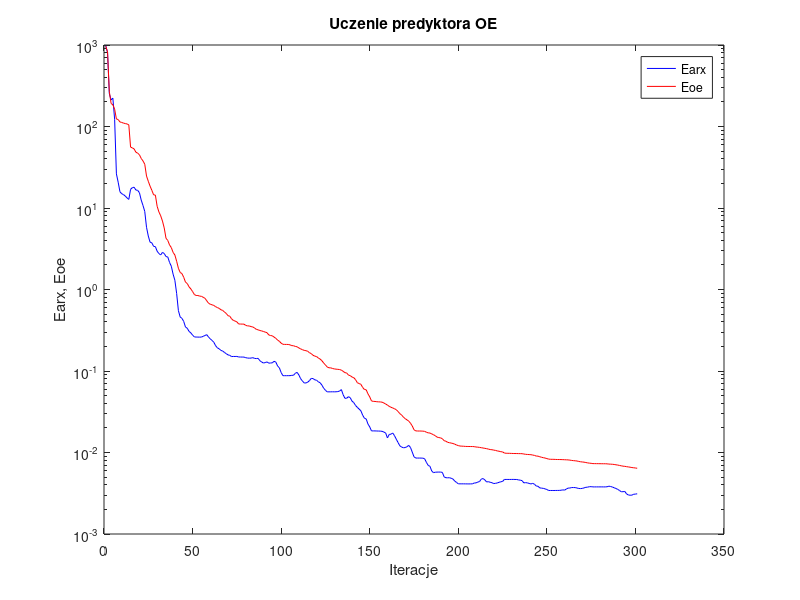
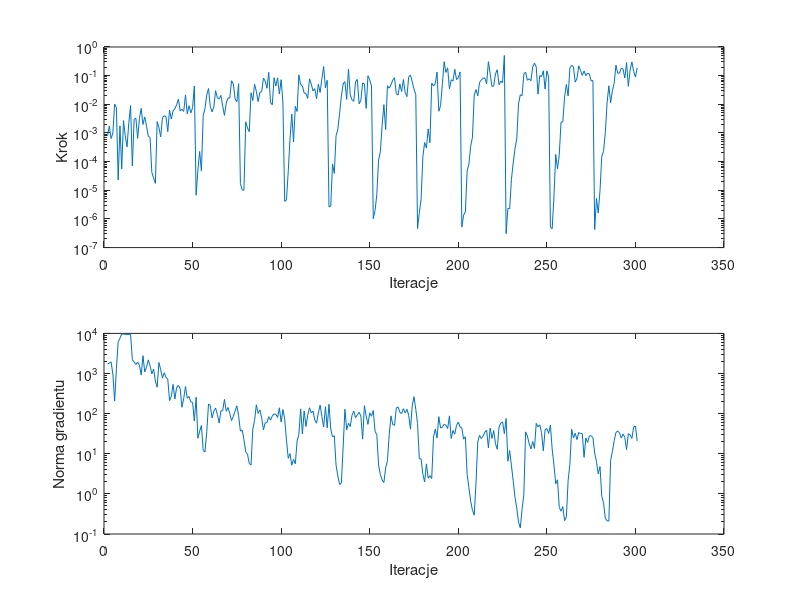

These charts were generated, in order, by the following MATLAB code:
%uczenie predyktora oe
clear all;
n=0; farx(n+1)=9.760310e+002; foe(n+1)=9.668239e+002; wspucz(n+1)=0.000000e+000; ng(n+1)=0.000000e+000;
%odnowa zmiennej metryki
n=1; farx(n+1)=8.085927e+002; foe(n+1)=8.209241e+002; krok(n+1)=7.854263e-004; ng(n+1)=1.719302e+003;
n=2; farx(n+1)=2.528416e+002; foe(n+1)=2.682626e+002; krok(n+1)=1.736904e-003; ng(n+1)=1.833051e+003;
n=3; farx(n+1)=2.123271e+002; foe(n+1)=1.919407e+002; krok(n+1)=6.399708e-004; ng(n+1)=1.948105e+003;
n=4; farx(n+1)=2.225781e+002; foe(n+1)=1.844770e+002; krok(n+1)=9.915259e-004; ng(n+1)=9.700449e+002;
n=5; farx(n+1)=1.225587e+002; foe(n+1)=1.632421e+002; krok(n+1)=1.019133e-002; ng(n+1)=2.064490e+002;
n=6; farx(n+1)=2.623252e+001; foe(n+1)=1.236531e+002; krok(n+1)=7.671715e-003; ng(n+1)=1.308658e+003;
n=7; farx(n+1)=2.072217e+001; foe(n+1)=1.216128e+002; krok(n+1)=2.301584e-005; ng(n+1)=6.187633e+003;
n=8; farx(n+1)=1.582336e+001; foe(n+1)=1.137571e+002; krok(n+1)=1.772228e-003; ng(n+1)=7.559093e+003;
n=9; farx(n+1)=1.496552e+001; foe(n+1)=1.121245e+002; krok(n+1)=5.560902e-005; ng(n+1)=9.674131e+003;
n=10; farx(n+1)=1.460697e+001; foe(n+1)=1.100696e+002; krok(n+1)=2.684169e-003; ng(n+1)=9.614154e+003;
n=11; farx(n+1)=1.402291e+001; foe(n+1)=1.086239e+002; krok(n+1)=7.899388e-004; ng(n+1)=9.442140e+003;
n=12; farx(n+1)=1.331523e+001; foe(n+1)=1.074643e+002; krok(n+1)=3.276764e-004; ng(n+1)=9.466443e+003;
n=13; farx(n+1)=1.274200e+001; foe(n+1)=1.049508e+002; krok(n+1)=2.286608e-003; ng(n+1)=9.397729e+003;
n=14; farx(n+1)=1.695656e+001; foe(n+1)=5.588285e+001; krok(n+1)=9.019129e-003; ng(n+1)=9.551924e+003;
n=15; farx(n+1)=1.776423e+001; foe(n+1)=5.466645e+001; krok(n+1)=7.043991e-005; ng(n+1)=2.200841e+003;
n=16; farx(n+1)=1.798734e+001; foe(n+1)=5.306045e+001; krok(n+1)=2.998733e-003; ng(n+1)=1.954536e+003;
n=17; farx(n+1)=1.662048e+001; foe(n+1)=4.836617e+001; krok(n+1)=3.253129e-003; ng(n+1)=1.671045e+003;
n=18; farx(n+1)=1.647429e+001; foe(n+1)=4.711983e+001; krok(n+1)=6.497382e-004; ng(n+1)=1.921764e+003;
n=19; farx(n+1)=1.541550e+001; foe(n+1)=4.498224e+001; krok(n+1)=3.242576e-003; ng(n+1)=1.611412e+003;
n=20; farx(n+1)=1.252488e+001; foe(n+1)=4.055848e+001; krok(n+1)=7.242402e-003; ng(n+1)=9.218876e+002;
n=21; farx(n+1)=1.075802e+001; foe(n+1)=3.784833e+001; krok(n+1)=1.983052e-003; ng(n+1)=2.786594e+003;
n=22; farx(n+1)=9.089723e+000; foe(n+1)=3.449194e+001; krok(n+1)=3.625910e-003; ng(n+1)=1.094719e+003;
n=23; farx(n+1)=5.801961e+000; foe(n+1)=2.467176e+001; krok(n+1)=1.742611e-003; ng(n+1)=1.436934e+003;
n=24; farx(n+1)=4.531193e+000; foe(n+1)=2.129112e+001; krok(n+1)=7.740461e-004; ng(n+1)=2.181206e+003;
n=25; farx(n+1)=3.810140e+000; foe(n+1)=1.854868e+001; krok(n+1)=6.946998e-004; ng(n+1)=1.559407e+003;
%odnowa zmiennej metryki
n=26; farx(n+1)=3.741052e+000; foe(n+1)=1.649196e+001; krok(n+1)=4.185317e-005; ng(n+1)=9.831041e+002;
n=27; farx(n+1)=3.382205e+000; foe(n+1)=1.451714e+001; krok(n+1)=2.668806e-005; ng(n+1)=1.289160e+003;
n=28; farx(n+1)=3.356144e+000; foe(n+1)=1.439858e+001; krok(n+1)=1.736589e-005; ng(n+1)=6.529217e+002;
n=29; farx(n+1)=2.950319e+000; foe(n+1)=1.049246e+001; krok(n+1)=2.476767e-003; ng(n+1)=4.554140e+002;
n=30; farx(n+1)=2.759671e+000; foe(n+1)=8.946654e+000; krok(n+1)=1.564230e-003; ng(n+1)=1.883192e+003;
n=31; farx(n+1)=2.654426e+000; foe(n+1)=8.022602e+000; krok(n+1)=7.323184e-004; ng(n+1)=1.241534e+003;
n=32; farx(n+1)=2.853205e+000; foe(n+1)=6.918908e+000; krok(n+1)=3.382411e-003; ng(n+1)=7.684439e+002;
n=33; farx(n+1)=2.767577e+000; foe(n+1)=5.686953e+000; krok(n+1)=3.990004e-003; ng(n+1)=1.044157e+003;
n=34; farx(n+1)=2.535383e+000; foe(n+1)=4.251635e+000; krok(n+1)=3.698907e-003; ng(n+1)=8.032363e+002;
n=35; farx(n+1)=2.507631e+000; foe(n+1)=3.999140e+000; krok(n+1)=1.106947e-003; ng(n+1)=7.214594e+002;
n=36; farx(n+1)=2.147601e+000; foe(n+1)=3.522004e+000; krok(n+1)=6.274942e-003; ng(n+1)=2.110199e+002;
n=37; farx(n+1)=1.930997e+000; foe(n+1)=3.268468e+000; krok(n+1)=3.065383e-003; ng(n+1)=2.709351e+002;
n=38; farx(n+1)=1.542895e+000; foe(n+1)=2.853445e+000; krok(n+1)=5.946996e-003; ng(n+1)=5.336626e+002;
n=39; farx(n+1)=1.299868e+000; foe(n+1)=2.650911e+000; krok(n+1)=7.007869e-003; ng(n+1)=2.314306e+002;
n=40; farx(n+1)=8.956688e-001; foe(n+1)=2.223501e+000; krok(n+1)=9.576149e-003; ng(n+1)=4.506829e+002;
n=41; farx(n+1)=5.498932e-001; foe(n+1)=1.820717e+000; krok(n+1)=1.525498e-002; ng(n+1)=5.067126e+002;
n=42; farx(n+1)=4.599156e-001; foe(n+1)=1.618276e+000; krok(n+1)=5.906887e-003; ng(n+1)=4.184804e+002;
n=43; farx(n+1)=4.425504e-001; foe(n+1)=1.567415e+000; krok(n+1)=6.686718e-003; ng(n+1)=1.438605e+002;
n=44; farx(n+1)=4.055560e-001; foe(n+1)=1.411780e+000; krok(n+1)=5.655154e-003; ng(n+1)=2.398294e+002;
n=45; farx(n+1)=3.461196e-001; foe(n+1)=1.230473e+000; krok(n+1)=2.128042e-002; ng(n+1)=4.748428e+002;
n=46; farx(n+1)=3.348194e-001; foe(n+1)=1.183971e+000; krok(n+1)=4.653602e-003; ng(n+1)=2.412133e+002;
n=47; farx(n+1)=3.063600e-001; foe(n+1)=1.078961e+000; krok(n+1)=8.928204e-003; ng(n+1)=2.684575e+002;
n=48; farx(n+1)=2.936670e-001; foe(n+1)=1.016999e+000; krok(n+1)=5.003630e-003; ng(n+1)=1.950123e+002;
n=49; farx(n+1)=2.757413e-001; foe(n+1)=9.440220e-001; krok(n+1)=7.585473e-003; ng(n+1)=1.919060e+002;
n=50; farx(n+1)=2.621249e-001; foe(n+1)=8.686507e-001; krok(n+1)=4.356626e-002; ng(n+1)=6.579977e+001;
%odnowa zmiennej metryki
n=51; farx(n+1)=2.609191e-001; foe(n+1)=8.449880e-001; krok(n+1)=6.750279e-006; ng(n+1)=2.560058e+002;
n=52; farx(n+1)=2.607047e-001; foe(n+1)=8.439577e-001; krok(n+1)=4.999290e-005; ng(n+1)=2.436874e+001;
n=53; farx(n+1)=2.603230e-001; foe(n+1)=8.299183e-001; krok(n+1)=2.266194e-004; ng(n+1)=3.669606e+001;
n=54; farx(n+1)=2.609841e-001; foe(n+1)=8.246806e-001; krok(n+1)=4.673205e-005; ng(n+1)=5.044095e+001;
n=55; farx(n+1)=2.663365e-001; foe(n+1)=8.023481e-001; krok(n+1)=4.064431e-003; ng(n+1)=1.205321e+001;
n=56; farx(n+1)=2.727966e-001; foe(n+1)=7.797378e-001; krok(n+1)=7.105102e-003; ng(n+1)=1.117555e+001;
n=57; farx(n+1)=2.791986e-001; foe(n+1)=7.277530e-001; krok(n+1)=2.118799e-002; ng(n+1)=3.517881e+001;
n=58; farx(n+1)=2.609916e-001; foe(n+1)=6.788555e-001; krok(n+1)=3.542231e-002; ng(n+1)=1.740404e+002;
n=59; farx(n+1)=2.477279e-001; foe(n+1)=6.592630e-001; krok(n+1)=8.252113e-003; ng(n+1)=1.597102e+002;
n=60; farx(n+1)=2.372524e-001; foe(n+1)=6.493930e-001; krok(n+1)=5.433546e-003; ng(n+1)=7.867153e+001;
n=61; farx(n+1)=2.250750e-001; foe(n+1)=6.368552e-001; krok(n+1)=8.076021e-003; ng(n+1)=1.156220e+002;
n=62; farx(n+1)=2.044509e-001; foe(n+1)=6.156938e-001; krok(n+1)=2.991958e-002; ng(n+1)=1.381566e+002;
n=63; farx(n+1)=1.925198e-001; foe(n+1)=6.007020e-001; krok(n+1)=1.694236e-002; ng(n+1)=9.479996e+001;
n=64; farx(n+1)=1.871206e-001; foe(n+1)=5.867008e-001; krok(n+1)=1.559274e-002; ng(n+1)=5.879381e+001;
n=65; farx(n+1)=1.789332e-001; foe(n+1)=5.644994e-001; krok(n+1)=2.038266e-002; ng(n+1)=1.174617e+002;
n=66; farx(n+1)=1.757412e-001; foe(n+1)=5.534359e-001; krok(n+1)=8.692572e-003; ng(n+1)=1.181066e+002;
n=67; farx(n+1)=1.689431e-001; foe(n+1)=5.294638e-001; krok(n+1)=4.096666e-003; ng(n+1)=2.273179e+002;
n=68; farx(n+1)=1.631523e-001; foe(n+1)=5.088567e-001; krok(n+1)=1.111520e-002; ng(n+1)=1.145971e+002;
n=69; farx(n+1)=1.576764e-001; foe(n+1)=4.772028e-001; krok(n+1)=1.675011e-002; ng(n+1)=1.425355e+002;
n=70; farx(n+1)=1.556139e-001; foe(n+1)=4.703530e-001; krok(n+1)=1.640492e-002; ng(n+1)=1.016075e+002;
n=71; farx(n+1)=1.503078e-001; foe(n+1)=4.370583e-001; krok(n+1)=6.640781e-002; ng(n+1)=6.722370e+001;
n=72; farx(n+1)=1.509185e-001; foe(n+1)=4.177661e-001; krok(n+1)=5.184392e-002; ng(n+1)=8.585391e+001;
n=73; farx(n+1)=1.507415e-001; foe(n+1)=4.100956e-001; krok(n+1)=1.538463e-002; ng(n+1)=1.161564e+002;
n=74; farx(n+1)=1.510528e-001; foe(n+1)=4.007080e-001; krok(n+1)=1.226153e-002; ng(n+1)=1.565834e+002;
n=75; farx(n+1)=1.486371e-001; foe(n+1)=3.778750e-001; krok(n+1)=5.244574e-002; ng(n+1)=8.785134e+001;
%odnowa zmiennej metryki
n=76; farx(n+1)=1.484674e-001; foe(n+1)=3.768897e-001; krok(n+1)=1.707914e-005; ng(n+1)=3.665318e+001;
n=77; farx(n+1)=1.482773e-001; foe(n+1)=3.762205e-001; krok(n+1)=1.023989e-005; ng(n+1)=3.900700e+001;
n=78; farx(n+1)=1.482357e-001; foe(n+1)=3.760361e-001; krok(n+1)=9.999543e-006; ng(n+1)=2.262424e+001;
n=79; farx(n+1)=1.457865e-001; foe(n+1)=3.629898e-001; krok(n+1)=2.456077e-003; ng(n+1)=1.111700e+001;
n=80; farx(n+1)=1.441739e-001; foe(n+1)=3.577087e-001; krok(n+1)=1.486486e-003; ng(n+1)=9.757054e+000;
n=81; farx(n+1)=1.437743e-001; foe(n+1)=3.569826e-001; krok(n+1)=1.111417e-003; ng(n+1)=5.739434e+000;
n=82; farx(n+1)=1.439401e-001; foe(n+1)=3.508479e-001; krok(n+1)=2.539936e-002; ng(n+1)=5.257262e+000;
n=83; farx(n+1)=1.458769e-001; foe(n+1)=3.469710e-001; krok(n+1)=1.352965e-002; ng(n+1)=4.134781e+001;
n=84; farx(n+1)=1.426833e-001; foe(n+1)=3.369747e-001; krok(n+1)=5.004260e-002; ng(n+1)=6.767699e+001;
n=85; farx(n+1)=1.421137e-001; foe(n+1)=3.241955e-001; krok(n+1)=2.835564e-002; ng(n+1)=1.666957e+002;
n=86; farx(n+1)=1.429602e-001; foe(n+1)=3.201182e-001; krok(n+1)=1.238474e-002; ng(n+1)=1.010301e+002;
n=87; farx(n+1)=1.337253e-001; foe(n+1)=3.138661e-001; krok(n+1)=2.617870e-002; ng(n+1)=1.239790e+002;
n=88; farx(n+1)=1.289253e-001; foe(n+1)=3.103339e-001; krok(n+1)=2.762153e-002; ng(n+1)=7.886770e+001;
n=89; farx(n+1)=1.253305e-001; foe(n+1)=3.053965e-001; krok(n+1)=8.222485e-002; ng(n+1)=3.939324e+001;
n=90; farx(n+1)=1.268335e-001; foe(n+1)=3.001258e-001; krok(n+1)=6.504518e-002; ng(n+1)=5.875280e+001;
n=91; farx(n+1)=1.293386e-001; foe(n+1)=2.955423e-001; krok(n+1)=3.631321e-002; ng(n+1)=5.996752e+001;
n=92; farx(n+1)=1.248069e-001; foe(n+1)=2.772017e-001; krok(n+1)=1.304848e-001; ng(n+1)=8.383374e+001;
n=93; farx(n+1)=1.254437e-001; foe(n+1)=2.724215e-001; krok(n+1)=1.153579e-002; ng(n+1)=6.892629e+001;
n=94; farx(n+1)=1.259489e-001; foe(n+1)=2.704040e-001; krok(n+1)=9.661282e-003; ng(n+1)=8.743693e+001;
n=95; farx(n+1)=1.315717e-001; foe(n+1)=2.608571e-001; krok(n+1)=8.452076e-002; ng(n+1)=9.788382e+001;
n=96; farx(n+1)=1.284988e-001; foe(n+1)=2.514759e-001; krok(n+1)=4.331299e-002; ng(n+1)=9.738245e+001;
n=97; farx(n+1)=1.153002e-001; foe(n+1)=2.394163e-001; krok(n+1)=8.386628e-002; ng(n+1)=8.036271e+001;
n=98; farx(n+1)=1.092752e-001; foe(n+1)=2.315127e-001; krok(n+1)=2.272397e-002; ng(n+1)=1.398302e+002;
n=99; farx(n+1)=9.576253e-002; foe(n+1)=2.196109e-001; krok(n+1)=7.236188e-002; ng(n+1)=6.155790e+001;
n=100; farx(n+1)=8.762449e-002; foe(n+1)=2.126822e-001; krok(n+1)=1.131031e-002; ng(n+1)=1.265374e+002;
%odnowa zmiennej metryki
n=101; farx(n+1)=8.761625e-002; foe(n+1)=2.119911e-001; krok(n+1)=4.122508e-006; ng(n+1)=7.268373e+001;
n=102; farx(n+1)=8.761003e-002; foe(n+1)=2.118985e-001; krok(n+1)=4.675854e-006; ng(n+1)=2.216934e+001;
n=103; farx(n+1)=8.767035e-002; foe(n+1)=2.116714e-001; krok(n+1)=4.418089e-005; ng(n+1)=7.703039e+000;
n=104; farx(n+1)=8.768297e-002; foe(n+1)=2.094161e-001; krok(n+1)=6.180774e-004; ng(n+1)=1.007092e+001;
n=105; farx(n+1)=8.843298e-002; foe(n+1)=2.049023e-001; krok(n+1)=4.578975e-003; ng(n+1)=5.201201e+000;
n=106; farx(n+1)=8.873853e-002; foe(n+1)=2.042345e-001; krok(n+1)=4.875677e-004; ng(n+1)=7.230755e+000;
n=107; farx(n+1)=9.368171e-002; foe(n+1)=2.001424e-001; krok(n+1)=8.473306e-003; ng(n+1)=5.614186e+000;
n=108; farx(n+1)=9.620496e-002; foe(n+1)=1.982654e-001; krok(n+1)=5.608324e-003; ng(n+1)=2.069792e+001;
n=109; farx(n+1)=8.944947e-002; foe(n+1)=1.918565e-001; krok(n+1)=1.067078e-001; ng(n+1)=3.044906e+001;
n=110; farx(n+1)=8.050595e-002; foe(n+1)=1.866839e-001; krok(n+1)=4.857442e-002; ng(n+1)=1.313162e+002;
n=111; farx(n+1)=7.551140e-002; foe(n+1)=1.828614e-001; krok(n+1)=4.331299e-002; ng(n+1)=3.132106e+001;
n=112; farx(n+1)=7.137182e-002; foe(n+1)=1.791437e-001; krok(n+1)=2.476948e-002; ng(n+1)=1.167725e+002;
n=113; farx(n+1)=7.129948e-002; foe(n+1)=1.775804e-001; krok(n+1)=2.378798e-002; ng(n+1)=4.770872e+001;
n=114; farx(n+1)=7.292393e-002; foe(n+1)=1.745322e-001; krok(n+1)=1.605804e-002; ng(n+1)=9.139094e+001;
n=115; farx(n+1)=7.632467e-002; foe(n+1)=1.675592e-001; krok(n+1)=7.765706e-002; ng(n+1)=1.403028e+002;
n=116; farx(n+1)=8.111068e-002; foe(n+1)=1.634127e-001; krok(n+1)=5.082412e-002; ng(n+1)=1.052316e+002;
n=117; farx(n+1)=8.076085e-002; foe(n+1)=1.559079e-001; krok(n+1)=2.925850e-002; ng(n+1)=1.150888e+002;
n=118; farx(n+1)=7.792361e-002; foe(n+1)=1.521686e-001; krok(n+1)=3.522595e-002; ng(n+1)=6.851673e+001;
n=119; farx(n+1)=7.699693e-002; foe(n+1)=1.504671e-001; krok(n+1)=1.561853e-002; ng(n+1)=5.785363e+001;
n=120; farx(n+1)=7.368714e-002; foe(n+1)=1.442927e-001; krok(n+1)=5.005537e-002; ng(n+1)=1.042385e+002;
n=121; farx(n+1)=7.175350e-002; foe(n+1)=1.400982e-001; krok(n+1)=2.598758e-002; ng(n+1)=1.626889e+002;
n=122; farx(n+1)=6.713892e-002; foe(n+1)=1.337648e-001; krok(n+1)=7.919636e-002; ng(n+1)=8.474397e+001;
n=123; farx(n+1)=6.155510e-002; foe(n+1)=1.253200e-001; krok(n+1)=2.073757e-001; ng(n+1)=4.659711e+001;
n=124; farx(n+1)=5.803071e-002; foe(n+1)=1.187040e-001; krok(n+1)=3.747106e-002; ng(n+1)=1.484674e+002;
n=125; farx(n+1)=5.547954e-002; foe(n+1)=1.120869e-001; krok(n+1)=6.900644e-002; ng(n+1)=4.423022e+001;
%odnowa zmiennej metryki
n=126; farx(n+1)=5.551988e-002; foe(n+1)=1.095059e-001; krok(n+1)=2.655409e-006; ng(n+1)=1.711901e+002;
n=127; farx(n+1)=5.552420e-002; foe(n+1)=1.093447e-001; krok(n+1)=2.775761e-006; ng(n+1)=4.157759e+001;
n=128; farx(n+1)=5.561491e-002; foe(n+1)=1.073255e-001; krok(n+1)=8.312662e-005; ng(n+1)=2.638783e+001;
n=129; farx(n+1)=5.553271e-002; foe(n+1)=1.061316e-001; krok(n+1)=3.888906e-005; ng(n+1)=2.816163e+001;
n=130; farx(n+1)=5.560981e-002; foe(n+1)=1.053542e-001; krok(n+1)=7.989279e-004; ng(n+1)=5.194179e+000;
n=131; farx(n+1)=5.589484e-002; foe(n+1)=1.047950e-001; krok(n+1)=1.353531e-003; ng(n+1)=2.786440e+000;
n=132; farx(n+1)=5.677255e-002; foe(n+1)=1.042469e-001; krok(n+1)=4.862884e-003; ng(n+1)=1.713787e+000;
n=133; farx(n+1)=5.911473e-002; foe(n+1)=1.024070e-001; krok(n+1)=1.935565e-002; ng(n+1)=1.870310e+000;
n=134; farx(n+1)=5.119085e-002; foe(n+1)=9.914873e-002; krok(n+1)=5.121364e-002; ng(n+1)=1.460642e+001;
n=135; farx(n+1)=4.623174e-002; foe(n+1)=9.540951e-002; krok(n+1)=6.209076e-002; ng(n+1)=1.286237e+002;
n=136; farx(n+1)=4.635861e-002; foe(n+1)=9.462549e-002; krok(n+1)=1.479856e-002; ng(n+1)=3.966498e+001;
n=137; farx(n+1)=4.841652e-002; foe(n+1)=8.897653e-002; krok(n+1)=1.694433e-001; ng(n+1)=5.779392e+001;
n=138; farx(n+1)=4.701816e-002; foe(n+1)=8.774758e-002; krok(n+1)=2.152696e-002; ng(n+1)=4.782570e+001;
n=139; farx(n+1)=4.266540e-002; foe(n+1)=8.439013e-002; krok(n+1)=1.432736e-002; ng(n+1)=9.130303e+001;
n=140; farx(n+1)=4.097423e-002; foe(n+1)=8.286029e-002; krok(n+1)=1.274938e-002; ng(n+1)=1.157425e+002;
n=141; farx(n+1)=3.778625e-002; foe(n+1)=7.830121e-002; krok(n+1)=6.163468e-002; ng(n+1)=7.903656e+001;
n=142; farx(n+1)=3.581910e-002; foe(n+1)=7.191284e-002; krok(n+1)=7.317146e-002; ng(n+1)=9.381437e+001;
n=143; farx(n+1)=3.414832e-002; foe(n+1)=7.016692e-002; krok(n+1)=1.038090e-002; ng(n+1)=1.074729e+002;
n=144; farx(n+1)=3.251643e-002; foe(n+1)=6.868471e-002; krok(n+1)=1.376948e-002; ng(n+1)=8.746574e+001;
n=145; farx(n+1)=2.878498e-002; foe(n+1)=6.298644e-002; krok(n+1)=5.558094e-002; ng(n+1)=2.310795e+001;
n=146; farx(n+1)=2.632730e-002; foe(n+1)=5.933915e-002; krok(n+1)=5.079872e-002; ng(n+1)=1.576634e+002;
n=147; farx(n+1)=2.581541e-002; foe(n+1)=5.885904e-002; krok(n+1)=7.191611e-003; ng(n+1)=8.726068e+001;
n=148; farx(n+1)=2.237932e-002; foe(n+1)=5.250163e-002; krok(n+1)=9.907791e-002; ng(n+1)=5.397404e+001;
n=149; farx(n+1)=2.062342e-002; foe(n+1)=4.816162e-002; krok(n+1)=7.142563e-002; ng(n+1)=1.049775e+002;
n=150; farx(n+1)=1.841053e-002; foe(n+1)=4.292382e-002; krok(n+1)=4.382471e-002; ng(n+1)=8.619064e+001;
%odnowa zmiennej metryki
n=151; farx(n+1)=1.841402e-002; foe(n+1)=4.242225e-002; krok(n+1)=1.020546e-006; ng(n+1)=1.195019e+002;
n=152; farx(n+1)=1.841043e-002; foe(n+1)=4.231331e-002; krok(n+1)=1.958773e-006; ng(n+1)=3.617577e+001;
n=153; farx(n+1)=1.835874e-002; foe(n+1)=4.198378e-002; krok(n+1)=6.971762e-006; ng(n+1)=2.990204e+001;
n=154; farx(n+1)=1.833337e-002; foe(n+1)=4.183833e-002; krok(n+1)=1.131625e-004; ng(n+1)=5.225350e+000;
n=155; farx(n+1)=1.829577e-002; foe(n+1)=4.175290e-002; krok(n+1)=2.196646e-004; ng(n+1)=3.027186e+000;
n=156; farx(n+1)=1.818571e-002; foe(n+1)=4.143673e-002; krok(n+1)=1.830478e-003; ng(n+1)=2.224431e+000;
n=157; farx(n+1)=1.781281e-002; foe(n+1)=4.048218e-002; krok(n+1)=9.743850e-003; ng(n+1)=1.918476e+000;
n=158; farx(n+1)=1.735152e-002; foe(n+1)=3.932526e-002; krok(n+1)=1.308315e-003; ng(n+1)=4.493429e+000;
n=159; farx(n+1)=1.508514e-002; foe(n+1)=3.820082e-002; krok(n+1)=4.438543e-002; ng(n+1)=6.701903e+000;
n=160; farx(n+1)=1.665069e-002; foe(n+1)=3.681753e-002; krok(n+1)=3.650930e-002; ng(n+1)=3.008543e+001;
n=161; farx(n+1)=1.678737e-002; foe(n+1)=3.590242e-002; krok(n+1)=4.818488e-002; ng(n+1)=8.788906e+001;
n=162; farx(n+1)=1.734211e-002; foe(n+1)=3.517224e-002; krok(n+1)=6.954057e-002; ng(n+1)=5.322265e+001;
n=163; farx(n+1)=1.607567e-002; foe(n+1)=3.444624e-002; krok(n+1)=8.452792e-002; ng(n+1)=5.122279e+001;
n=164; farx(n+1)=1.455648e-002; foe(n+1)=3.347384e-002; krok(n+1)=2.340953e-002; ng(n+1)=1.374310e+002;
n=165; farx(n+1)=1.325543e-002; foe(n+1)=3.186266e-002; krok(n+1)=2.107682e-002; ng(n+1)=1.471380e+002;
n=166; farx(n+1)=1.207689e-002; foe(n+1)=2.997192e-002; krok(n+1)=5.131089e-002; ng(n+1)=1.082978e+002;
n=167; farx(n+1)=1.166089e-002; foe(n+1)=2.886498e-002; krok(n+1)=2.788178e-002; ng(n+1)=1.010097e+002;
n=168; farx(n+1)=1.143247e-002; foe(n+1)=2.718942e-002; krok(n+1)=7.302728e-002; ng(n+1)=1.332036e+002;
n=169; farx(n+1)=1.149423e-002; foe(n+1)=2.605469e-002; krok(n+1)=2.643052e-002; ng(n+1)=1.042784e+002;
n=170; farx(n+1)=1.176193e-002; foe(n+1)=2.516665e-002; krok(n+1)=1.844475e-002; ng(n+1)=1.284113e+002;
n=171; farx(n+1)=1.223319e-002; foe(n+1)=2.428762e-002; krok(n+1)=9.089589e-002; ng(n+1)=9.139585e+001;
n=172; farx(n+1)=1.154580e-002; foe(n+1)=2.288753e-002; krok(n+1)=1.057221e-001; ng(n+1)=4.099998e+001;
n=173; farx(n+1)=1.012437e-002; foe(n+1)=2.121594e-002; krok(n+1)=6.137372e-002; ng(n+1)=1.564186e+002;
n=174; farx(n+1)=8.858269e-003; foe(n+1)=1.901899e-002; krok(n+1)=3.370660e-002; ng(n+1)=2.647210e+002;
n=175; farx(n+1)=8.548696e-003; foe(n+1)=1.842406e-002; krok(n+1)=2.223039e-002; ng(n+1)=1.288517e+002;
%odnowa zmiennej metryki
n=176; farx(n+1)=8.548066e-003; foe(n+1)=1.835492e-002; krok(n+1)=4.599463e-007; ng(n+1)=5.679370e+001;
n=177; farx(n+1)=8.548009e-003; foe(n+1)=1.835123e-002; krok(n+1)=1.650284e-006; ng(n+1)=7.462427e+000;
n=178; farx(n+1)=8.542256e-003; foe(n+1)=1.833921e-002; krok(n+1)=4.883258e-006; ng(n+1)=7.459195e+000;
n=179; farx(n+1)=8.525326e-003; foe(n+1)=1.828036e-002; krok(n+1)=1.465395e-004; ng(n+1)=3.129066e+000;
n=180; farx(n+1)=8.382175e-003; foe(n+1)=1.819309e-002; krok(n+1)=4.651747e-004; ng(n+1)=1.975209e+000;
n=181; farx(n+1)=7.568760e-003; foe(n+1)=1.772939e-002; krok(n+1)=2.967298e-004; ng(n+1)=5.605698e+000;
n=182; farx(n+1)=6.944909e-003; foe(n+1)=1.741947e-002; krok(n+1)=1.387045e-003; ng(n+1)=2.462493e+000;
n=183; farx(n+1)=6.779313e-003; foe(n+1)=1.733207e-002; krok(n+1)=4.576195e-004; ng(n+1)=2.847458e+000;
n=184; farx(n+1)=5.934436e-003; foe(n+1)=1.692009e-002; krok(n+1)=5.455281e-002; ng(n+1)=2.408498e+000;
n=185; farx(n+1)=5.654104e-003; foe(n+1)=1.652403e-002; krok(n+1)=4.346837e-002; ng(n+1)=2.622157e+001;
n=186; farx(n+1)=5.730413e-003; foe(n+1)=1.607001e-002; krok(n+1)=5.286105e-002; ng(n+1)=4.136089e+001;
n=187; farx(n+1)=5.747591e-003; foe(n+1)=1.545261e-002; krok(n+1)=1.331836e-001; ng(n+1)=2.456065e+001;
n=188; farx(n+1)=5.752559e-003; foe(n+1)=1.524936e-002; krok(n+1)=5.711090e-003; ng(n+1)=8.401634e+001;
n=189; farx(n+1)=5.752307e-003; foe(n+1)=1.511870e-002; krok(n+1)=8.929289e-003; ng(n+1)=4.366409e+001;
n=190; farx(n+1)=5.704177e-003; foe(n+1)=1.476222e-002; krok(n+1)=4.953895e-002; ng(n+1)=4.579876e+001;
n=191; farx(n+1)=5.025357e-003; foe(n+1)=1.398090e-002; krok(n+1)=3.056660e-001; ng(n+1)=5.395036e+001;
n=192; farx(n+1)=4.904191e-003; foe(n+1)=1.374454e-002; krok(n+1)=1.297775e-001; ng(n+1)=5.147203e+001;
n=193; farx(n+1)=4.891105e-003; foe(n+1)=1.333518e-002; krok(n+1)=1.872762e-001; ng(n+1)=4.226819e+001;
n=194; farx(n+1)=4.908927e-003; foe(n+1)=1.318473e-002; krok(n+1)=3.432277e-002; ng(n+1)=8.793953e+001;
n=195; farx(n+1)=4.827646e-003; foe(n+1)=1.305350e-002; krok(n+1)=7.208292e-002; ng(n+1)=2.415649e+001;
n=196; farx(n+1)=4.721023e-003; foe(n+1)=1.289097e-002; krok(n+1)=6.468141e-002; ng(n+1)=3.797019e+001;
n=197; farx(n+1)=4.460028e-003; foe(n+1)=1.265837e-002; krok(n+1)=1.677326e-001; ng(n+1)=3.084114e+001;
n=198; farx(n+1)=4.295789e-003; foe(n+1)=1.236013e-002; krok(n+1)=7.266281e-002; ng(n+1)=5.081586e+001;
n=199; farx(n+1)=4.128475e-003; foe(n+1)=1.215761e-002; krok(n+1)=8.472165e-002; ng(n+1)=6.135111e+001;
n=200; farx(n+1)=4.126239e-003; foe(n+1)=1.200292e-002; krok(n+1)=1.347359e-001; ng(n+1)=4.650384e+001;
%odnowa zmiennej metryki
n=201; farx(n+1)=4.126395e-003; foe(n+1)=1.196352e-002; krok(n+1)=5.208778e-007; ng(n+1)=4.389365e+001;
n=202; farx(n+1)=4.125693e-003; foe(n+1)=1.193411e-002; krok(n+1)=1.359536e-006; ng(n+1)=2.311403e+001;
n=203; farx(n+1)=4.122128e-003; foe(n+1)=1.187935e-002; krok(n+1)=1.766483e-006; ng(n+1)=2.655055e+001;
n=204; farx(n+1)=4.119965e-003; foe(n+1)=1.185991e-002; krok(n+1)=4.765565e-005; ng(n+1)=3.049146e+000;
n=205; farx(n+1)=4.116166e-003; foe(n+1)=1.184893e-002; krok(n+1)=8.312662e-005; ng(n+1)=1.438025e+000;
n=206; farx(n+1)=4.122265e-003; foe(n+1)=1.184282e-002; krok(n+1)=3.473499e-004; ng(n+1)=6.540841e-001;
n=207; farx(n+1)=4.124167e-003; foe(n+1)=1.183902e-002; krok(n+1)=7.138862e-004; ng(n+1)=3.889385e-001;
n=208; farx(n+1)=4.226020e-003; foe(n+1)=1.180000e-002; krok(n+1)=2.107682e-002; ng(n+1)=2.955724e-001;
n=209; farx(n+1)=4.238161e-003; foe(n+1)=1.168228e-002; krok(n+1)=3.264474e-002; ng(n+1)=1.874097e+000;
n=210; farx(n+1)=4.336426e-003; foe(n+1)=1.163336e-002; krok(n+1)=1.979909e-002; ng(n+1)=1.987253e+001;
n=211; farx(n+1)=4.401121e-003; foe(n+1)=1.154945e-002; krok(n+1)=5.801457e-002; ng(n+1)=2.882468e+001;
n=212; farx(n+1)=4.722078e-003; foe(n+1)=1.145195e-002; krok(n+1)=7.045190e-002; ng(n+1)=2.382585e+001;
n=213; farx(n+1)=4.790843e-003; foe(n+1)=1.135648e-002; krok(n+1)=8.097460e-002; ng(n+1)=2.749720e+001;
n=214; farx(n+1)=4.603925e-003; foe(n+1)=1.124608e-002; krok(n+1)=8.343059e-002; ng(n+1)=3.437225e+001;
n=215; farx(n+1)=4.350509e-003; foe(n+1)=1.114652e-002; krok(n+1)=5.123880e-002; ng(n+1)=3.876116e+001;
n=216; farx(n+1)=4.388754e-003; foe(n+1)=1.100821e-002; krok(n+1)=3.064368e-001; ng(n+1)=1.406724e+001;
n=217; farx(n+1)=4.310358e-003; foe(n+1)=1.086800e-002; krok(n+1)=1.146023e-001; ng(n+1)=4.367886e+001;
n=218; farx(n+1)=4.260041e-003; foe(n+1)=1.081832e-002; krok(n+1)=4.215364e-002; ng(n+1)=2.414328e+001;
n=219; farx(n+1)=4.157399e-003; foe(n+1)=1.070122e-002; krok(n+1)=4.346837e-002; ng(n+1)=3.790628e+001;
n=220; farx(n+1)=4.185909e-003; foe(n+1)=1.060739e-002; krok(n+1)=1.158784e-001; ng(n+1)=1.769889e+001;
n=221; farx(n+1)=4.229609e-003; foe(n+1)=1.045811e-002; krok(n+1)=1.600146e-001; ng(n+1)=1.298741e+001;
n=222; farx(n+1)=4.305630e-003; foe(n+1)=1.036301e-002; krok(n+1)=4.838350e-002; ng(n+1)=4.679132e+001;
n=223; farx(n+1)=4.375201e-003; foe(n+1)=1.023440e-002; krok(n+1)=6.442938e-002; ng(n+1)=5.802477e+001;
n=224; farx(n+1)=4.413387e-003; foe(n+1)=1.016691e-002; krok(n+1)=5.671128e-002; ng(n+1)=6.213906e+001;
n=225; farx(n+1)=4.671386e-003; foe(n+1)=9.861836e-003; krok(n+1)=5.045340e-001; ng(n+1)=3.180287e+001;
%odnowa zmiennej metryki
n=226; farx(n+1)=4.671294e-003; foe(n+1)=9.786318e-003; krok(n+1)=3.065229e-007; ng(n+1)=7.553568e+001;
n=227; farx(n+1)=4.670836e-003; foe(n+1)=9.781301e-003; krok(n+1)=2.348216e-006; ng(n+1)=6.525151e+000;
n=228; farx(n+1)=4.670367e-003; foe(n+1)=9.768830e-003; krok(n+1)=2.265901e-006; ng(n+1)=1.203910e+001;
n=229; farx(n+1)=4.672896e-003; foe(n+1)=9.744471e-003; krok(n+1)=2.418894e-005; ng(n+1)=5.032797e+000;
n=230; farx(n+1)=4.677275e-003; foe(n+1)=9.726552e-003; krok(n+1)=9.050205e-005; ng(n+1)=2.109672e+000;
n=231; farx(n+1)=4.668674e-003; foe(n+1)=9.715947e-003; krok(n+1)=2.811548e-004; ng(n+1)=8.282853e-001;
n=232; farx(n+1)=4.666716e-003; foe(n+1)=9.711415e-003; krok(n+1)=6.126034e-004; ng(n+1)=4.467219e-001;
n=233; farx(n+1)=4.608373e-003; foe(n+1)=9.696052e-003; krok(n+1)=1.023953e-002; ng(n+1)=1.986597e-001;
n=234; farx(n+1)=4.578534e-003; foe(n+1)=9.685349e-003; krok(n+1)=2.142359e-002; ng(n+1)=1.422546e-001;
n=235; farx(n+1)=4.515533e-003; foe(n+1)=9.675746e-003; krok(n+1)=2.000182e-002; ng(n+1)=4.126909e-001;
n=236; farx(n+1)=4.241515e-003; foe(n+1)=9.582974e-003; krok(n+1)=1.139041e-001; ng(n+1)=9.566803e-001;
n=237; farx(n+1)=4.270182e-003; foe(n+1)=9.501361e-003; krok(n+1)=1.328156e-001; ng(n+1)=3.507431e+001;
n=238; farx(n+1)=4.239224e-003; foe(n+1)=9.464153e-003; krok(n+1)=6.900644e-002; ng(n+1)=2.779683e+001;
n=239; farx(n+1)=4.175977e-003; foe(n+1)=9.436192e-003; krok(n+1)=7.759105e-002; ng(n+1)=1.786123e+001;
n=240; farx(n+1)=4.107755e-003; foe(n+1)=9.401594e-003; krok(n+1)=6.677458e-002; ng(n+1)=1.326567e+001;
n=241; farx(n+1)=4.185268e-003; foe(n+1)=9.304890e-003; krok(n+1)=2.010759e-001; ng(n+1)=2.019286e+001;
n=242; farx(n+1)=4.082333e-003; foe(n+1)=9.214678e-003; krok(n+1)=2.730638e-001; ng(n+1)=1.362412e+001;
n=243; farx(n+1)=3.881175e-003; foe(n+1)=9.044416e-003; krok(n+1)=2.031949e-001; ng(n+1)=5.712648e+001;
n=244; farx(n+1)=3.850899e-003; foe(n+1)=9.023617e-003; krok(n+1)=2.258989e-002; ng(n+1)=4.661888e+001;
n=245; farx(n+1)=3.678916e-003; foe(n+1)=8.869071e-003; krok(n+1)=1.005379e-001; ng(n+1)=5.274155e+001;
n=246; farx(n+1)=3.655532e-003; foe(n+1)=8.739938e-003; krok(n+1)=9.137743e-002; ng(n+1)=3.346778e+001;
n=247; farx(n+1)=3.629499e-003; foe(n+1)=8.636199e-003; krok(n+1)=1.474115e-001; ng(n+1)=1.179939e+001;
n=248; farx(n+1)=3.578401e-003; foe(n+1)=8.555163e-003; krok(n+1)=3.394649e-002; ng(n+1)=3.950519e+001;
n=249; farx(n+1)=3.514293e-003; foe(n+1)=8.419508e-003; krok(n+1)=1.463429e-001; ng(n+1)=4.252501e+001;
n=250; farx(n+1)=3.420545e-003; foe(n+1)=8.301975e-003; krok(n+1)=8.877087e-002; ng(n+1)=3.201750e+001;
%odnowa zmiennej metryki
n=251; farx(n+1)=3.419441e-003; foe(n+1)=8.252833e-003; krok(n+1)=5.128287e-007; ng(n+1)=5.144689e+001;
n=252; farx(n+1)=3.419227e-003; foe(n+1)=8.249125e-003; krok(n+1)=4.564876e-007; ng(n+1)=1.305782e+001;
n=253; farx(n+1)=3.418386e-003; foe(n+1)=8.242826e-003; krok(n+1)=5.897892e-006; ng(n+1)=5.245784e+000;
n=254; farx(n+1)=3.422311e-003; foe(n+1)=8.216398e-003; krok(n+1)=1.775639e-004; ng(n+1)=1.789562e+000;
n=255; farx(n+1)=3.424863e-003; foe(n+1)=8.203069e-003; krok(n+1)=5.603333e-005; ng(n+1)=2.242011e+000;
n=256; farx(n+1)=3.427958e-003; foe(n+1)=8.201731e-003; krok(n+1)=1.711903e-004; ng(n+1)=4.594203e-001;
n=257; farx(n+1)=3.443420e-003; foe(n+1)=8.192129e-003; krok(n+1)=2.397584e-003; ng(n+1)=3.697043e-001;
n=258; farx(n+1)=3.480509e-003; foe(n+1)=8.175137e-003; krok(n+1)=2.435962e-003; ng(n+1)=4.824306e-001;
n=259; farx(n+1)=3.452981e-003; foe(n+1)=8.154414e-003; krok(n+1)=1.785858e-002; ng(n+1)=2.149514e-001;
n=260; farx(n+1)=3.562601e-003; foe(n+1)=8.132522e-003; krok(n+1)=4.904612e-002; ng(n+1)=2.647805e-001;
n=261; farx(n+1)=3.659853e-003; foe(n+1)=8.117037e-003; krok(n+1)=1.945154e-002; ng(n+1)=2.151715e+000;
n=262; farx(n+1)=3.664081e-003; foe(n+1)=8.061179e-003; krok(n+1)=1.845727e-001; ng(n+1)=5.480944e+000;
n=263; farx(n+1)=3.717668e-003; foe(n+1)=7.995520e-003; krok(n+1)=2.301336e-001; ng(n+1)=4.079017e+001;
n=264; farx(n+1)=3.715218e-003; foe(n+1)=7.948299e-003; krok(n+1)=2.039901e-001; ng(n+1)=2.483650e+001;
n=265; farx(n+1)=3.713700e-003; foe(n+1)=7.912602e-003; krok(n+1)=5.927401e-002; ng(n+1)=3.244697e+001;
n=266; farx(n+1)=3.667444e-003; foe(n+1)=7.865011e-003; krok(n+1)=7.919636e-002; ng(n+1)=2.253407e+001;
n=267; farx(n+1)=3.618401e-003; foe(n+1)=7.768262e-003; krok(n+1)=2.211882e-001; ng(n+1)=3.387581e+001;
n=268; farx(n+1)=3.608615e-003; foe(n+1)=7.699186e-003; krok(n+1)=1.508553e-001; ng(n+1)=3.187458e+001;
n=269; farx(n+1)=3.628032e-003; foe(n+1)=7.652970e-003; krok(n+1)=1.022628e-001; ng(n+1)=3.165416e+001;
n=270; farx(n+1)=3.678405e-003; foe(n+1)=7.613706e-003; krok(n+1)=1.460372e-001; ng(n+1)=8.146805e+000;
n=271; farx(n+1)=3.739252e-003; foe(n+1)=7.534754e-003; krok(n+1)=1.003743e-001; ng(n+1)=2.464771e+001;
n=272; farx(n+1)=3.757204e-003; foe(n+1)=7.460357e-003; krok(n+1)=1.221144e-001; ng(n+1)=1.918470e+001;
n=273; farx(n+1)=3.805735e-003; foe(n+1)=7.403435e-003; krok(n+1)=1.150668e-001; ng(n+1)=2.797665e+001;
n=274; farx(n+1)=3.810596e-003; foe(n+1)=7.364580e-003; krok(n+1)=6.504518e-002; ng(n+1)=2.811903e+001;
n=275; farx(n+1)=3.784232e-003; foe(n+1)=7.307220e-003; krok(n+1)=6.776944e-002; ng(n+1)=2.528060e+001;
%odnowa zmiennej metryki
n=276; farx(n+1)=3.784311e-003; foe(n+1)=7.305095e-003; krok(n+1)=4.250875e-007; ng(n+1)=1.044276e+001;
n=277; farx(n+1)=3.785095e-003; foe(n+1)=7.296872e-003; krok(n+1)=5.194725e-006; ng(n+1)=6.351360e+000;
n=278; farx(n+1)=3.785056e-003; foe(n+1)=7.296128e-003; krok(n+1)=1.601268e-006; ng(n+1)=3.134039e+000;
n=279; farx(n+1)=3.785210e-003; foe(n+1)=7.287738e-003; krok(n+1)=9.716744e-006; ng(n+1)=4.794044e+000;
n=280; farx(n+1)=3.787150e-003; foe(n+1)=7.281510e-003; krok(n+1)=1.520709e-004; ng(n+1)=8.675450e-001;
n=281; farx(n+1)=3.783130e-003; foe(n+1)=7.278001e-003; krok(n+1)=2.308086e-004; ng(n+1)=5.968838e-001;
n=282; farx(n+1)=3.784415e-003; foe(n+1)=7.276023e-003; krok(n+1)=1.040544e-003; ng(n+1)=2.453862e-001;
n=283; farx(n+1)=3.798878e-003; foe(n+1)=7.260204e-003; krok(n+1)=1.136199e-002; ng(n+1)=2.133550e-001;
n=284; farx(n+1)=3.862380e-003; foe(n+1)=7.211457e-003; krok(n+1)=4.438543e-002; ng(n+1)=2.106847e-001;
n=285; farx(n+1)=3.825495e-003; foe(n+1)=7.195983e-003; krok(n+1)=1.136199e-002; ng(n+1)=6.856019e+000;
n=286; farx(n+1)=3.769493e-003; foe(n+1)=7.168838e-003; krok(n+1)=2.972664e-002; ng(n+1)=1.138966e+001;
n=287; farx(n+1)=3.692340e-003; foe(n+1)=7.131128e-003; krok(n+1)=5.466235e-002; ng(n+1)=2.120721e+001;
n=288; farx(n+1)=3.618202e-003; foe(n+1)=7.065600e-003; krok(n+1)=2.320583e-001; ng(n+1)=3.382493e+001;
n=289; farx(n+1)=3.527028e-003; foe(n+1)=7.015430e-003; krok(n+1)=1.220399e-001; ng(n+1)=3.697301e+001;
n=290; farx(n+1)=3.421138e-003; foe(n+1)=6.935916e-003; krok(n+1)=1.214664e-001; ng(n+1)=3.300997e+001;
n=291; farx(n+1)=3.297630e-003; foe(n+1)=6.869831e-003; krok(n+1)=1.803954e-001; ng(n+1)=2.477674e+001;
n=292; farx(n+1)=3.304992e-003; foe(n+1)=6.798646e-003; krok(n+1)=1.710829e-001; ng(n+1)=3.126971e+001;
n=293; farx(n+1)=3.328643e-003; foe(n+1)=6.765793e-003; krok(n+1)=8.222485e-002; ng(n+1)=2.555468e+001;
n=294; farx(n+1)=3.103818e-003; foe(n+1)=6.701326e-003; krok(n+1)=2.845227e-001; ng(n+1)=1.269286e+001;
n=295; farx(n+1)=3.013615e-003; foe(n+1)=6.655520e-003; krok(n+1)=4.236083e-002; ng(n+1)=3.174738e+001;
n=296; farx(n+1)=2.990410e-003; foe(n+1)=6.600697e-003; krok(n+1)=1.588583e-001; ng(n+1)=2.949786e+001;
n=297; farx(n+1)=2.996199e-003; foe(n+1)=6.536703e-003; krok(n+1)=3.009661e-001; ng(n+1)=2.409878e+001;
n=298; farx(n+1)=3.074665e-003; foe(n+1)=6.497099e-003; krok(n+1)=1.407955e-001; ng(n+1)=4.639629e+001;
n=299; farx(n+1)=3.086986e-003; foe(n+1)=6.457443e-003; krok(n+1)=8.892157e-002; ng(n+1)=4.911269e+001;
n=300; farx(n+1)=3.116315e-003; foe(n+1)=6.405073e-003; krok(n+1)=1.865458e-001; ng(n+1)=2.090994e+001;

figure; semilogy(farx,'b'); hold on; semilogy(foe,'r'); xlabel('Iteracje'); ylabel('Earx, Eoe'); legend('Earx','Eoe'); title('Uczenie predyktora OE');
figure; subplot(2,1,1); semilogy(krok); xlabel('Iteracje'); ylabel('Krok');
subplot(2,1,2); semilogy(ng); xlabel('Iteracje'); ylabel('Norma gradientu');
Earx=farx(n+1)
Eoe=foe(n+1)
